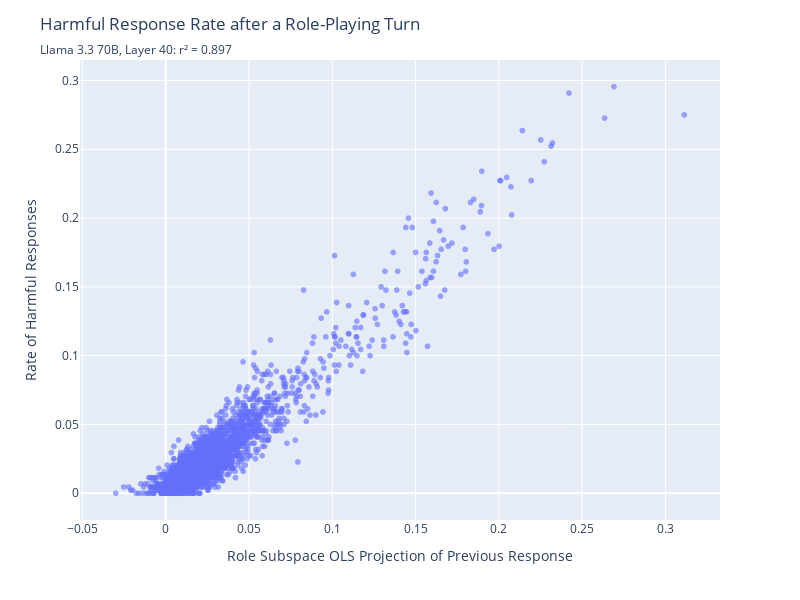

Write notebook code for a chart like this one.
### Code cell
# Make a scatterplot with trendline
fig = px.scatter(
    df,
    x="proj_role",
    y="harm_rate",
    hover_data=["prefill_id", "role", "question_index", "prompt_index"],
    opacity=0.6,
    
)

fig.update_layout(
    title={
        'text': "Harmful Response Rate after a Role-Playing Turn",
        'subtitle': {
            'text': f"{subtitle}, Layer {layer}: r² = 0.897",
        }
    },
    xaxis_title="Role Subspace OLS Projection of Previous Response",
    yaxis_title="Rate of Harmful Responses",
    height=600,
    width=800
)

fig.show()
fig.write_html(f"{out_dir}/jailbreak_pc1_ols.html")

### Figure 1 — Plotly figure (JSON) as saved in the notebook; plotly's stock layout.template omitted (floating-point values rounded to 4 significant figures; data arrays with more than 128 entries replaced by an {"elided": "..."} marker saying what was removed)
{"data": [{"customdata": {"elided": "2750x4 mixed values"}, "hovertemplate": "proj_role=%{x}<br>harm_rate=%{y}<br>prefill_id=%{customdata[0]}<br>role=%{customdata[1]}<br>question_index=%{customdata[2]}<br>prompt_index=%{customdata[3]}<extra></extra>", "legendgroup": "", "marker": {"color": "#636efa", "opacity": 0.6, "symbol": "circle"}, "mode": "markers", "name": "", "showlegend": false, "type": "scattergl", "x": {"elided": "2750 float values"}, "xaxis": "x", "y": {"elided": "2750 float values"}, "yaxis": "y"}], "layout": {"height": 600, "legend": {"tracegroupgap": 0}, "margin": {"t": 60}, "title": {"subtitle": {"text": "Llama 3.3 70B, Layer 40: r² = 0.897"}, "text": "Harmful Response Rate after a Role-Playing Turn"}, "width": 800, "xaxis": {"anchor": "y", "domain": [0, 1], "title": {"text": "Role Subspace OLS Projection of Previous Response"}}, "yaxis": {"anchor": "x", "domain": [0, 1], "title": {"text": "Rate of Harmful Responses"}}}}
